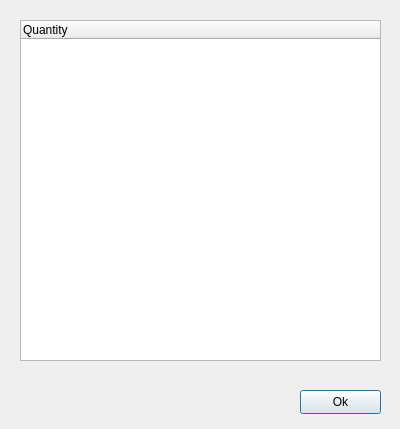
<?xml version="1.0" encoding="UTF-8"?>
<ui version="4.0">
 <class>DetailedInventory</class>
 <widget class="QDialog" name="DetailedInventory">
  <property name="geometry">
   <rect>
    <x>0</x>
    <y>0</y>
    <width>400</width>
    <height>429</height>
   </rect>
  </property>
  <property name="windowTitle">
   <string>Detailed stock</string>
  </property>
  <widget class="QPushButton" name="ok_PushButton">
   <property name="geometry">
    <rect>
     <x>300</x>
     <y>390</y>
     <width>81</width>
     <height>24</height>
    </rect>
   </property>
   <property name="text">
    <string>Ok</string>
   </property>
  </widget>
  <widget class="QTreeWidget" name="treeWidget">
   <property name="geometry">
    <rect>
     <x>20</x>
     <y>20</y>
     <width>361</width>
     <height>341</height>
    </rect>
   </property>
   <property name="selectionMode">
    <enum>QAbstractItemView::NoSelection</enum>
   </property>
   <column>
    <property name="text">
     <string>Quantity</string>
    </property>
   </column>
  </widget>
 </widget>
 <resources/>
 <connections/>
</ui>
